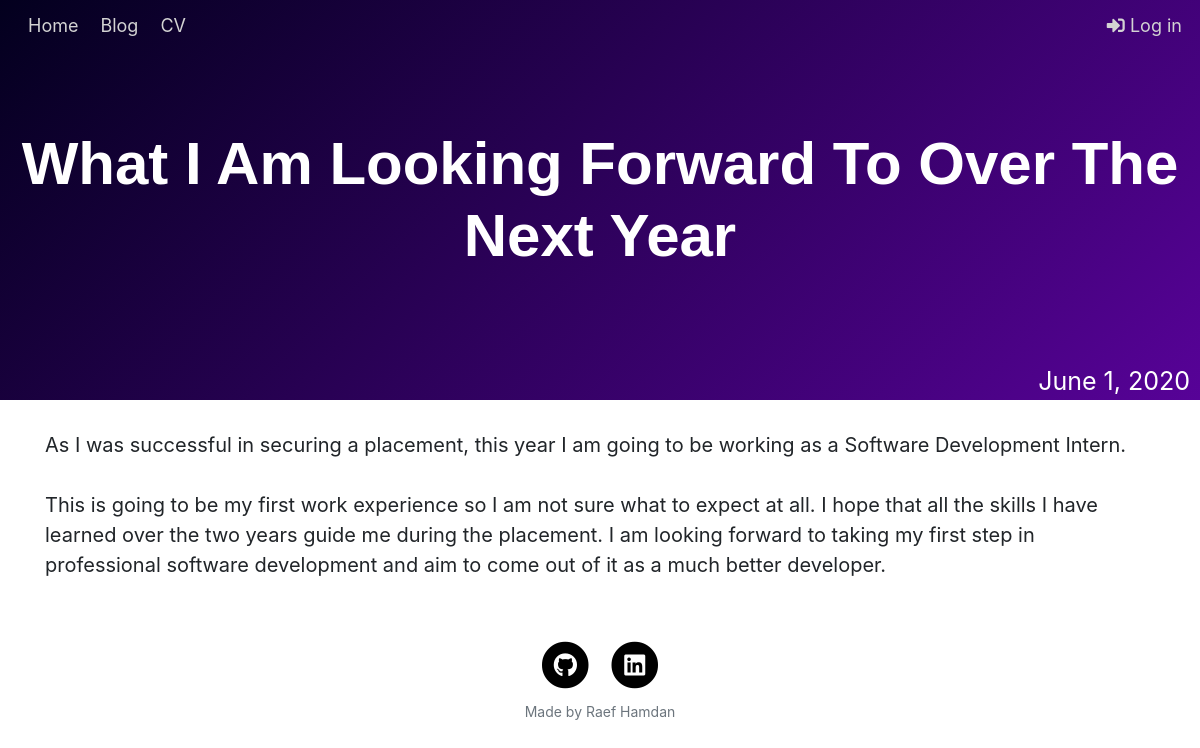
The app's page /post/2/ with its own data.
### blog/models.py (models this page shows, shortened)
class Post(models.Model):
    author = models.ForeignKey(settings.AUTH_USER_MODEL, on_delete=models.CASCADE)
    bg = models.ImageField(upload_to="media",null=True,blank=True)
    title = models.CharField(max_length=200)
    summary = models.TextField(null=True, blank=True)
    text = models.TextField()
    date_published = models.DateField(null=True,blank=True)

### blog/views.py (the view)
# urls.py: path('post/<int:pk>/', views.blog_post, name='blog_post'),
def blog_post(request, pk):
    post = get_object_or_404(Post, pk=pk)
    return render(request, 'blog/blog_post.html', {'post': post})

### blog/templates/blog/blog_post.html (shortened to what this page needs)
{% extends 'blog/base.html' %}
{% block landing %}
{% if post.bg %}
  <div class="landing-bg" style="background:url({{ post.bg.url }}) center top">
{% else %}
  <div class="landing-blog">
{% endif %}
<center>
  <h1>{{ post.title }}</h1>
  </center>
  {% if post.date_published %}
    <div class="date-landing">{{ post.date_published }}</div>
  {% endif %}
</div>
{% endblock %}
{% block content %}
    <div class="post">
        {% autoescape off %}
        <p>{{ post.text|linebreaksbr }}</p>
        {% endautoescape %}
    </div>
{% endblock %}

### blog/static/css/blog.css (style rules this page uses)
h1, h2, h3, h4 { color: #000000; font-family: sans-serif; }
.date-landing { color: #fff; position:absolute; bottom:0; right:10px; font-size: 25px; }
.post { margin-top: 30px; margin-bottom: 30px; }
.post p { font-size: 20px; }
.landing-blog { display: flex; justify-content: center; align-items: center; position:relative; min-height: 50vh; margin: 0; color: #fff; background: linear-gradient(-45deg, #fdeff9, #ec38bc, #7303c0, #03001e); background-size: 400% 400%; animation: gradientBG 20s ease infinite; }
.landing-blog h1 { font-size: 5rem; font-family:sans-serif; font-weight: bold; color: #fff; }

### records on screen
Post: title "What I Am Looking Forward To Over The Next Year", date_published "June 1, 2020", text "As I was successful in securing a placement, this year I am going to be working as a Software Development Intern. This is going to be my first work experience so I am not sure what to expect at all. I hope that all the skills I have learned over the two years guide me during the placement. I am looking forward to taking my first step in professional software development and aim to come out of it as a much better developer."
